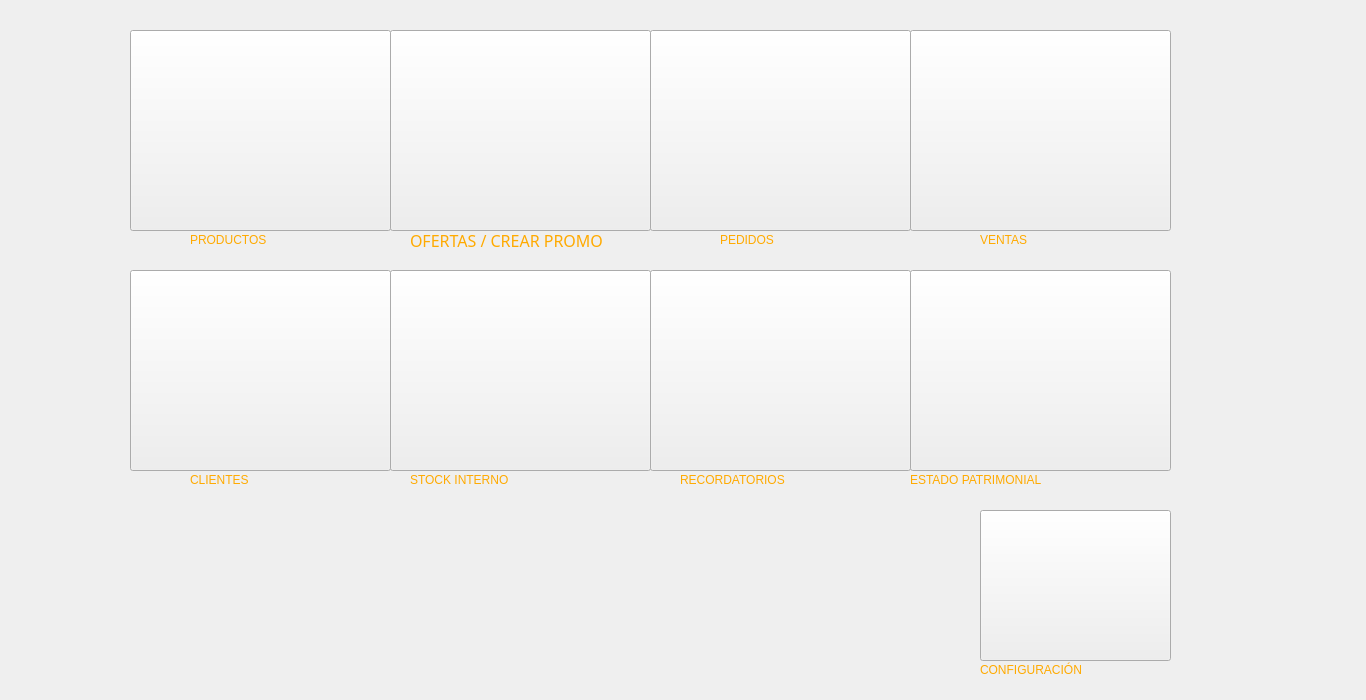
<?xml version="1.0" encoding="UTF-8"?>
<ui version="4.0">
 <class>MainWindow</class>
 <widget class="QMainWindow" name="MainWindow">
  <property name="geometry">
   <rect>
    <x>0</x>
    <y>0</y>
    <width>1366</width>
    <height>700</height>
   </rect>
  </property>
  <property name="windowTitle">
   <string>Menú</string>
  </property>
  <property name="windowIcon">
   <iconset>
    <normaloff>icon/inicio.png</normaloff>icon/inicio.png</iconset>
  </property>
  <widget class="QWidget" name="centralwidget">
   <widget class="QPushButton" name="push_Producto">
    <property name="geometry">
     <rect>
      <x>130</x>
      <y>30</y>
      <width>261</width>
      <height>201</height>
     </rect>
    </property>
    <property name="text">
     <string/>
    </property>
    <property name="icon">
     <iconset>
      <normalon>icon/cocina3.png</normalon>
     </iconset>
    </property>
    <property name="iconSize">
     <size>
      <width>200</width>
      <height>200</height>
     </size>
    </property>
   </widget>
   <widget class="QPushButton" name="push_Ofertas">
    <property name="geometry">
     <rect>
      <x>390</x>
      <y>30</y>
      <width>261</width>
      <height>201</height>
     </rect>
    </property>
    <property name="text">
     <string/>
    </property>
    <property name="icon">
     <iconset>
      <normalon>icon/promo.png</normalon>
     </iconset>
    </property>
    <property name="iconSize">
     <size>
      <width>150</width>
      <height>150</height>
     </size>
    </property>
   </widget>
   <widget class="QPushButton" name="push_Pedidos">
    <property name="geometry">
     <rect>
      <x>650</x>
      <y>30</y>
      <width>261</width>
      <height>201</height>
     </rect>
    </property>
    <property name="text">
     <string/>
    </property>
    <property name="icon">
     <iconset>
      <normalon>icon/productos2.png</normalon>
     </iconset>
    </property>
    <property name="iconSize">
     <size>
      <width>200</width>
      <height>150</height>
     </size>
    </property>
   </widget>
   <widget class="QPushButton" name="push_Clientes">
    <property name="geometry">
     <rect>
      <x>130</x>
      <y>270</y>
      <width>261</width>
      <height>201</height>
     </rect>
    </property>
    <property name="text">
     <string/>
    </property>
    <property name="icon">
     <iconset>
      <normalon>icon/clientes2.png</normalon>
     </iconset>
    </property>
    <property name="iconSize">
     <size>
      <width>200</width>
      <height>150</height>
     </size>
    </property>
   </widget>
   <widget class="QPushButton" name="push_Stock">
    <property name="geometry">
     <rect>
      <x>390</x>
      <y>270</y>
      <width>261</width>
      <height>201</height>
     </rect>
    </property>
    <property name="text">
     <string/>
    </property>
    <property name="icon">
     <iconset>
      <normalon>icon/stock.png</normalon>
     </iconset>
    </property>
    <property name="iconSize">
     <size>
      <width>200</width>
      <height>200</height>
     </size>
    </property>
   </widget>
   <widget class="QPushButton" name="push_Recordatorio">
    <property name="geometry">
     <rect>
      <x>650</x>
      <y>270</y>
      <width>261</width>
      <height>201</height>
     </rect>
    </property>
    <property name="text">
     <string/>
    </property>
    <property name="icon">
     <iconset>
      <normalon>icon/recordatorio.png</normalon>
     </iconset>
    </property>
    <property name="iconSize">
     <size>
      <width>200</width>
      <height>150</height>
     </size>
    </property>
   </widget>
   <widget class="QLabel" name="label">
    <property name="geometry">
     <rect>
      <x>190</x>
      <y>230</y>
      <width>171</width>
      <height>20</height>
     </rect>
    </property>
    <property name="styleSheet">
     <string notr="true">color: rgb(255, 170, 0);
font: 87 16pt &quot;Arial Black&quot;;</string>
    </property>
    <property name="text">
     <string>PRODUCTOS</string>
    </property>
   </widget>
   <widget class="QLabel" name="label_3">
    <property name="geometry">
     <rect>
      <x>410</x>
      <y>230</y>
      <width>241</width>
      <height>20</height>
     </rect>
    </property>
    <property name="font">
     <font>
      <family>Arial Black</family>
      <pointsize>12</pointsize>
      <weight>10</weight>
      <italic>false</italic>
      <bold>false</bold>
     </font>
    </property>
    <property name="styleSheet">
     <string notr="true">color: rgb(255, 170, 0);
font: 87 12pt &quot;Arial Black&quot;;</string>
    </property>
    <property name="text">
     <string>OFERTAS / CREAR PROMO</string>
    </property>
   </widget>
   <widget class="QLabel" name="label_4">
    <property name="geometry">
     <rect>
      <x>190</x>
      <y>470</y>
      <width>131</width>
      <height>20</height>
     </rect>
    </property>
    <property name="styleSheet">
     <string notr="true">color: rgb(255, 170, 0);
font: 87 16pt &quot;Arial Black&quot;;</string>
    </property>
    <property name="text">
     <string>CLIENTES</string>
    </property>
   </widget>
   <widget class="QLabel" name="label_5">
    <property name="geometry">
     <rect>
      <x>410</x>
      <y>470</y>
      <width>211</width>
      <height>20</height>
     </rect>
    </property>
    <property name="styleSheet">
     <string notr="true">color: rgb(255, 170, 0);
font: 87 16pt &quot;Arial Black&quot;;</string>
    </property>
    <property name="text">
     <string>STOCK INTERNO</string>
    </property>
   </widget>
   <widget class="QLabel" name="label_6">
    <property name="geometry">
     <rect>
      <x>680</x>
      <y>470</y>
      <width>201</width>
      <height>20</height>
     </rect>
    </property>
    <property name="styleSheet">
     <string notr="true">color: rgb(255, 170, 0);
font: 87 16pt &quot;Arial Black&quot;;</string>
    </property>
    <property name="text">
     <string>RECORDATORIOS</string>
    </property>
   </widget>
   <widget class="QPushButton" name="push_Estado">
    <property name="geometry">
     <rect>
      <x>910</x>
      <y>270</y>
      <width>261</width>
      <height>201</height>
     </rect>
    </property>
    <property name="text">
     <string/>
    </property>
    <property name="icon">
     <iconset>
      <normalon>icon/ventas.png</normalon>
     </iconset>
    </property>
    <property name="iconSize">
     <size>
      <width>200</width>
      <height>150</height>
     </size>
    </property>
   </widget>
   <widget class="QLabel" name="label_8">
    <property name="geometry">
     <rect>
      <x>910</x>
      <y>470</y>
      <width>261</width>
      <height>20</height>
     </rect>
    </property>
    <property name="styleSheet">
     <string notr="true">color: rgb(255, 170, 0);
font: 87 16pt &quot;Arial Black&quot;;</string>
    </property>
    <property name="text">
     <string>ESTADO PATRIMONIAL</string>
    </property>
   </widget>
   <widget class="QPushButton" name="push_Ventas">
    <property name="geometry">
     <rect>
      <x>910</x>
      <y>30</y>
      <width>261</width>
      <height>201</height>
     </rect>
    </property>
    <property name="text">
     <string/>
    </property>
    <property name="icon">
     <iconset>
      <normalon>icon/ventas2.png</normalon>
     </iconset>
    </property>
    <property name="iconSize">
     <size>
      <width>200</width>
      <height>120</height>
     </size>
    </property>
   </widget>
   <widget class="QLabel" name="label_9">
    <property name="geometry">
     <rect>
      <x>980</x>
      <y>230</y>
      <width>101</width>
      <height>20</height>
     </rect>
    </property>
    <property name="styleSheet">
     <string notr="true">color: rgb(255, 170, 0);
font: 87 16pt &quot;Arial Black&quot;;</string>
    </property>
    <property name="text">
     <string>VENTAS</string>
    </property>
   </widget>
   <widget class="QLabel" name="label_10">
    <property name="geometry">
     <rect>
      <x>720</x>
      <y>230</y>
      <width>111</width>
      <height>20</height>
     </rect>
    </property>
    <property name="styleSheet">
     <string notr="true">color: rgb(255, 170, 0);
font: 87 16pt &quot;Arial Black&quot;;</string>
    </property>
    <property name="text">
     <string>PEDIDOS</string>
    </property>
   </widget>
   <widget class="QLabel" name="label_11">
    <property name="geometry">
     <rect>
      <x>980</x>
      <y>660</y>
      <width>191</width>
      <height>20</height>
     </rect>
    </property>
    <property name="styleSheet">
     <string notr="true">color: rgb(255, 170, 0);
font: 87 14pt &quot;Arial Black&quot;;</string>
    </property>
    <property name="text">
     <string>CONFIGURACIÓN</string>
    </property>
   </widget>
   <widget class="QPushButton" name="push_Configuracion">
    <property name="geometry">
     <rect>
      <x>980</x>
      <y>510</y>
      <width>191</width>
      <height>151</height>
     </rect>
    </property>
    <property name="text">
     <string/>
    </property>
    <property name="icon">
     <iconset>
      <normalon>icon/configuracion.png</normalon>
     </iconset>
    </property>
    <property name="iconSize">
     <size>
      <width>150</width>
      <height>130</height>
     </size>
    </property>
   </widget>
  </widget>
 </widget>
 <tabstops>
  <tabstop>push_Producto</tabstop>
  <tabstop>push_Ofertas</tabstop>
  <tabstop>push_Pedidos</tabstop>
  <tabstop>push_Ventas</tabstop>
  <tabstop>push_Clientes</tabstop>
  <tabstop>push_Stock</tabstop>
  <tabstop>push_Recordatorio</tabstop>
  <tabstop>push_Estado</tabstop>
  <tabstop>push_Configuracion</tabstop>
 </tabstops>
 <resources/>
 <connections/>
</ui>
